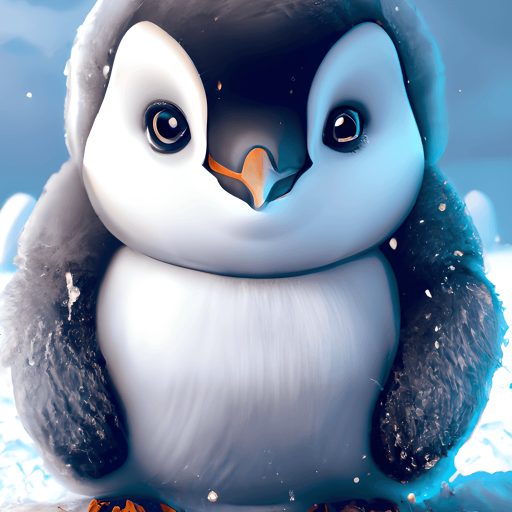
#> input picture images/1.png, 1024 x 1024 px (shown at 1/2 size); its folder holds only this picture in this run
$ python sequencial.py
#> lines starting #> are read from the running program, lines starting #| are printed output that depends on the picture
from PIL import Image, ImageOps, ImageFilter
import os
import time

def process_image(image_path, output_folder, new_size):
#> called with image_path = './images/1.png', output_folder = './processed-images', new_size = (1920, 1080)
    start_time = time.time()

    img = Image.open(image_path)
#> img is the input picture: PIL image 1024x1024 P; mean R, G, B 122.5, 142.8, 165.3

    if img.mode != 'RGB':
        img = img.convert('RGB')

    img_resized = img.resize(new_size)
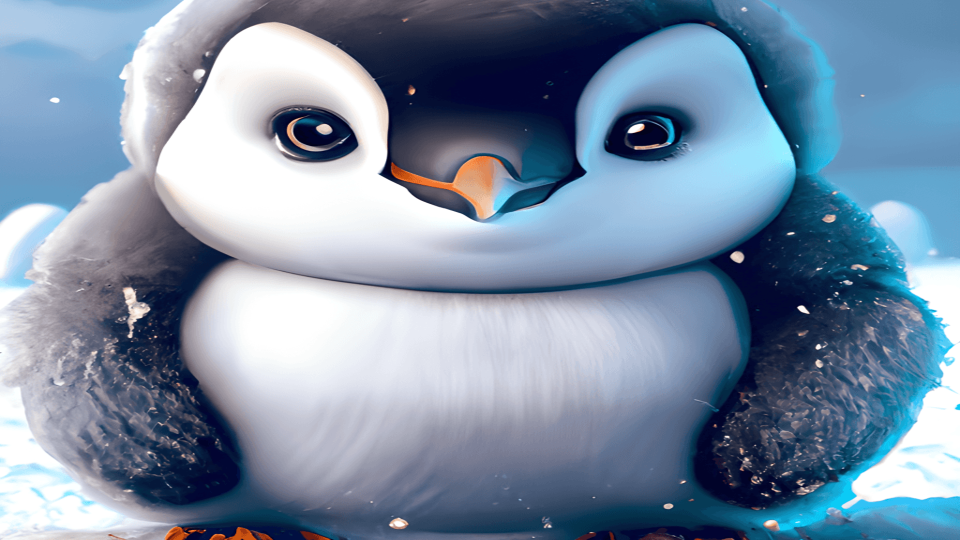
#> img_resized: PIL image 1920x1080 RGB (shown at 1/2 size); mean R, G, B 122.5, 142.8, 165.3

    img_detail = img_resized.filter(ImageFilter.DETAIL)

    img_solarized = ImageOps.solarize(img_detail, threshold=128)
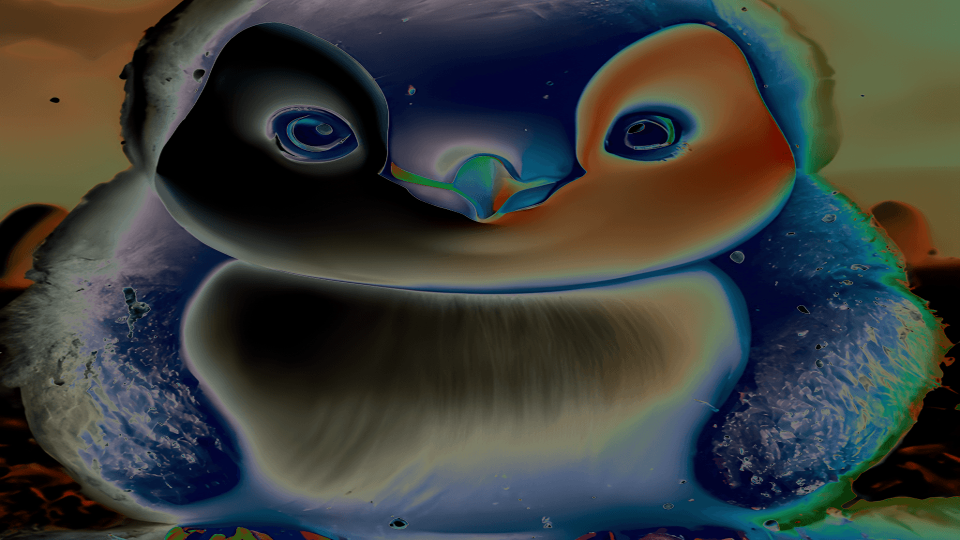
#> img_solarized: PIL image 1920x1080 RGB (shown at 1/2 size); mean R, G, B 58.4, 62, 59.2

    img_sharpen = img_solarized.filter(ImageFilter.SHARPEN)

    base_name = os.path.basename(image_path)
    processed_image_path = os.path.join(output_folder, f"processed_{base_name}")

    img_sharpen.save(processed_image_path)

    end_time = time.time()
    elapsed_time = end_time - start_time
    print(f"Imagem salva em: {processed_image_path} (Tempo de processamento: {elapsed_time:.2f} segundos)")

def process_images(input_folder, output_folder, new_size):
    total_start_time = time.time()

    if not os.path.exists(output_folder):
        os.makedirs(output_folder)

    for file_name in os.listdir(input_folder):
        if file_name.endswith(('.png', '.jpg', '.jpeg', '.jfif')):
            image_path = os.path.join(input_folder, file_name)
            process_image(image_path, output_folder, new_size)

    total_end_time = time.time()
    total_elapsed_time = total_end_time - total_start_time
    print(f"Tempo total de processamento de todas as imagens: {total_elapsed_time:.2f} segundos")

input_folder = './images'
output_folder = './processed-images'

process_images(input_folder, output_folder, (1920, 1080))

$ run again, on images/4.jpg
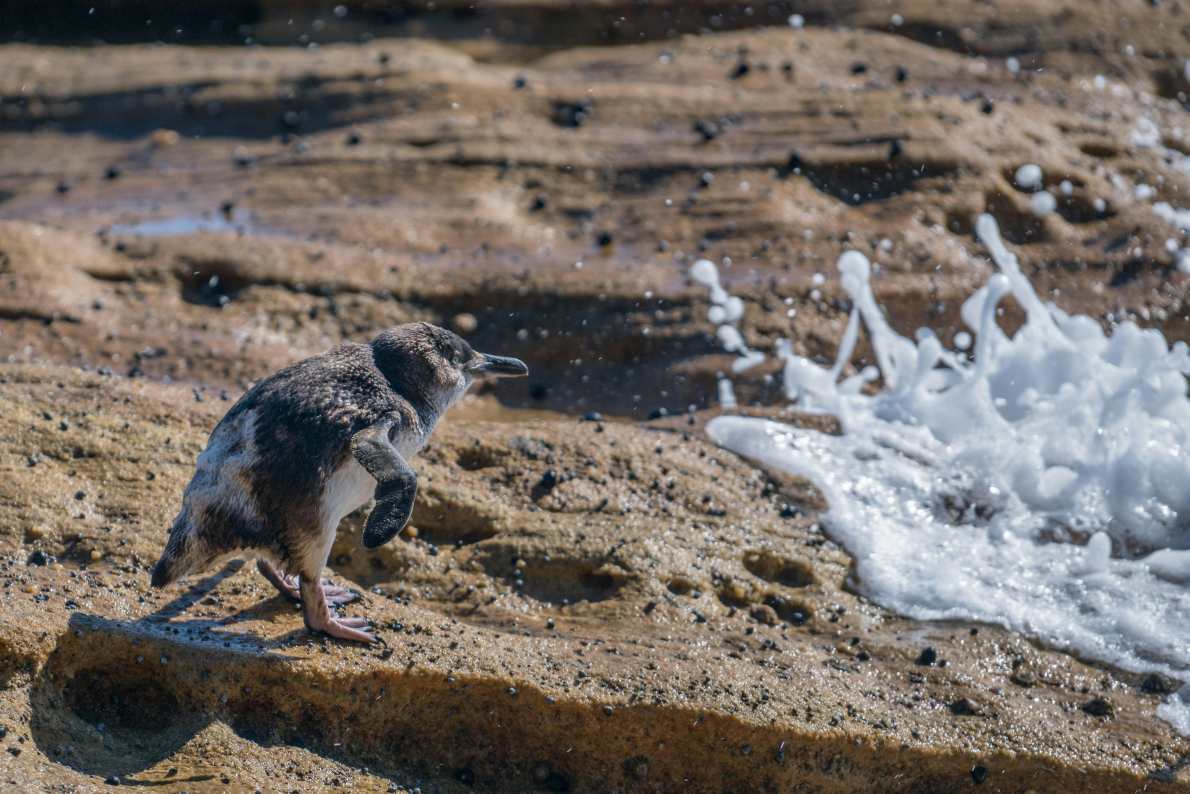
#> input picture images/4.jpg, 4758 x 3174 px (shown at 1/4 size)
#> in process_image, img is the input picture: PIL image 4758x3174 RGB; mean R, G, B 115.3, 107.7, 101.5
#> in process_image, `img_resized = img.resize(new_size)`:
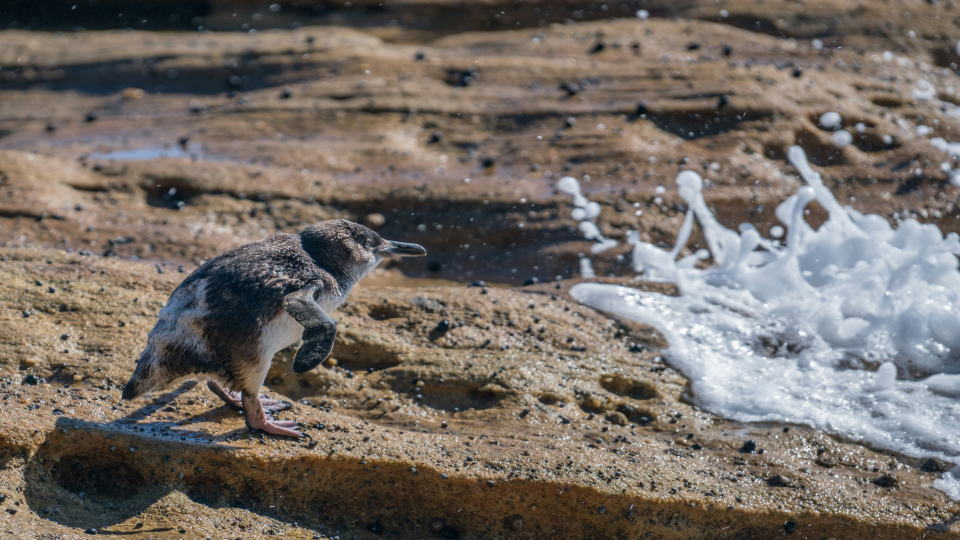
#> img_resized: PIL image 1920x1080 RGB (shown at 1/2 size); mean R, G, B 115.3, 107.7, 101.5
#> in process_image, `img_solarized = ImageOps.solarize(img_detail, threshold=128)`:
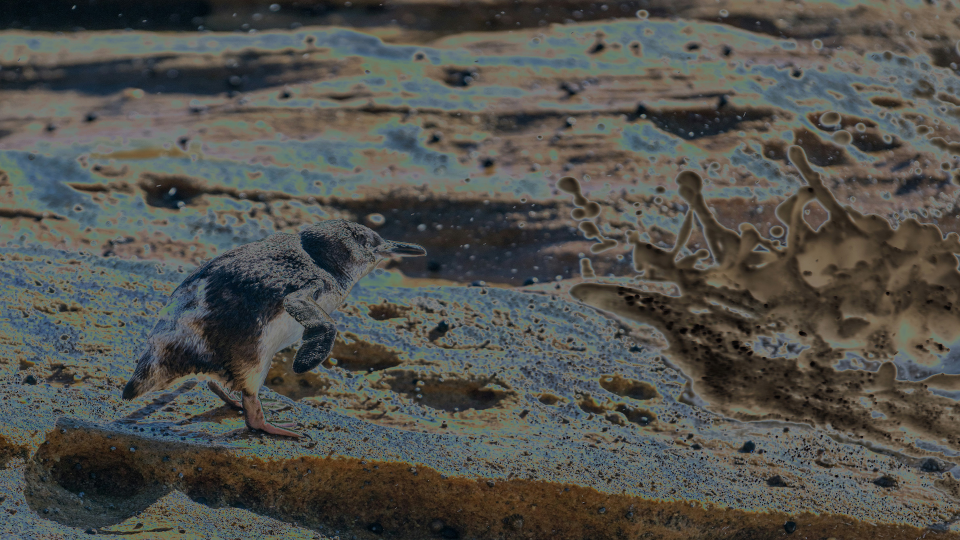
#> img_solarized: PIL image 1920x1080 RGB (shown at 1/2 size); mean R, G, B 81.9, 81.8, 76.8

$ run again, on images/5.jpg
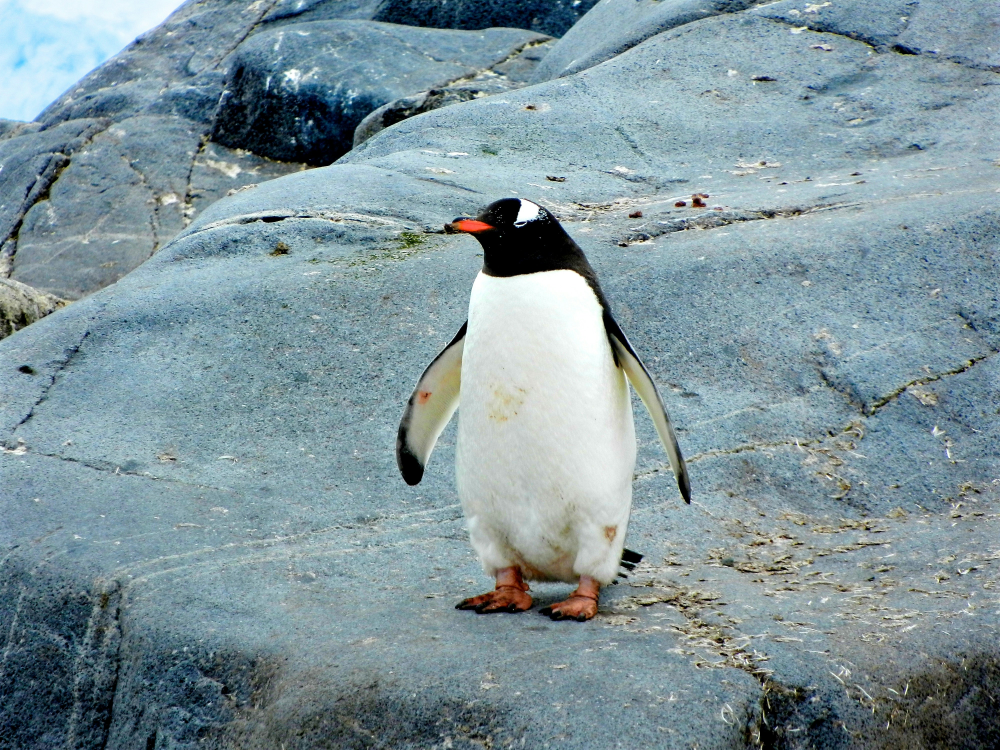
#> input picture images/5.jpg, 4000 x 3000 px (shown at 1/4 size)
#> in process_image, img is the input picture: PIL image 4000x3000 RGB; mean R, G, B 127.5, 148.9, 155.6
#> in process_image, `img_resized = img.resize(new_size)`:
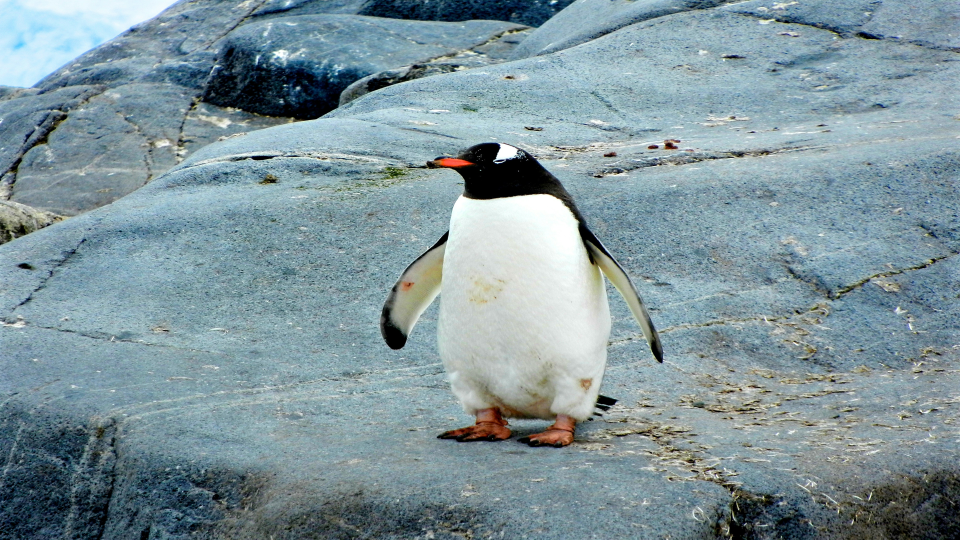
#> img_resized: PIL image 1920x1080 RGB (shown at 1/2 size); mean R, G, B 127.5, 148.9, 155.6
#> in process_image, `img_solarized = ImageOps.solarize(img_detail, threshold=128)`:
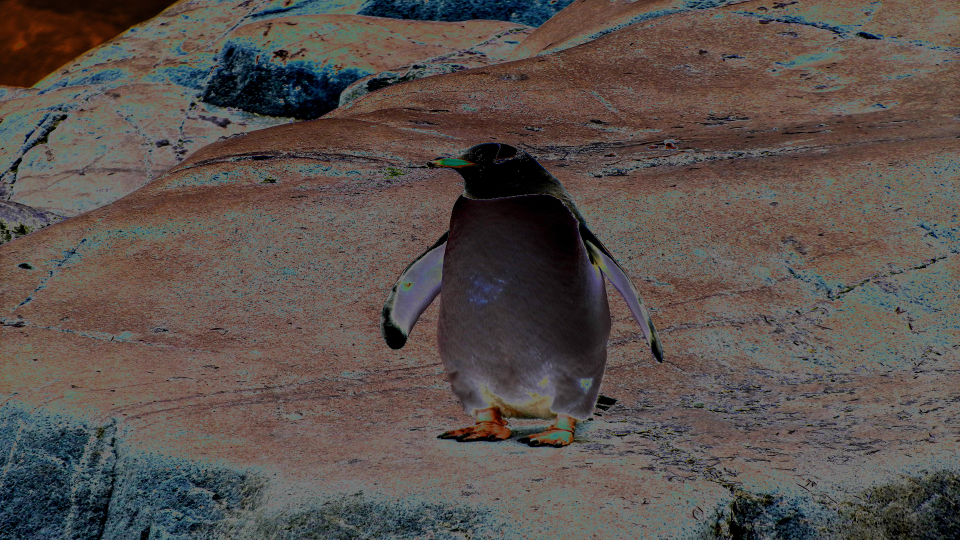
#> img_solarized: PIL image 1920x1080 RGB (shown at 1/2 size); mean R, G, B 89.9, 81.4, 77.4

$ run again, on images/6.png
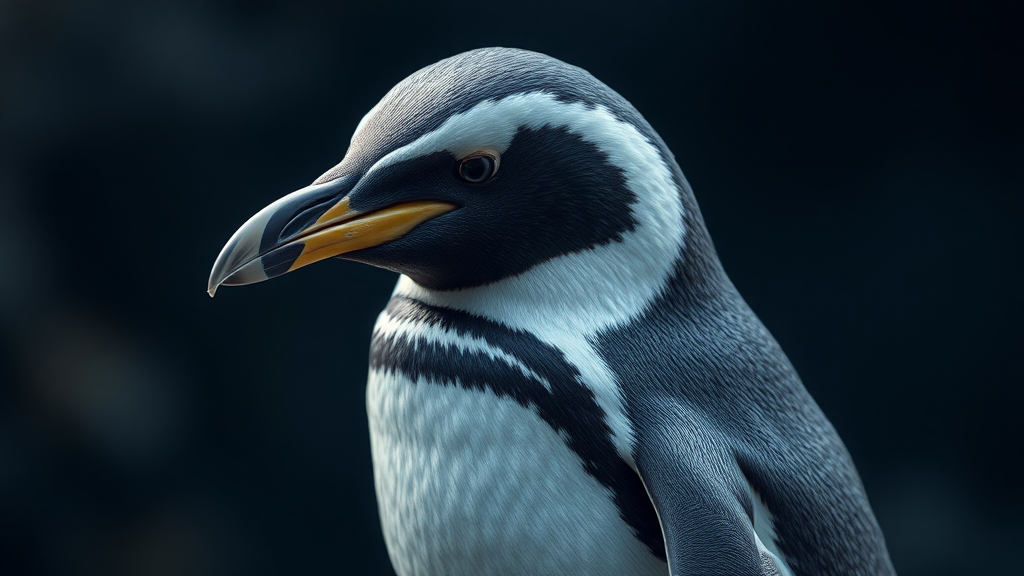
#> input picture images/6.png, 1024 x 576 px
#> in process_image, img is the input picture: PIL image 1024x576 RGB; mean R, G, B 29.6, 45.3, 55.6
#> in process_image, `img_solarized = ImageOps.solarize(img_detail, threshold=128)`:
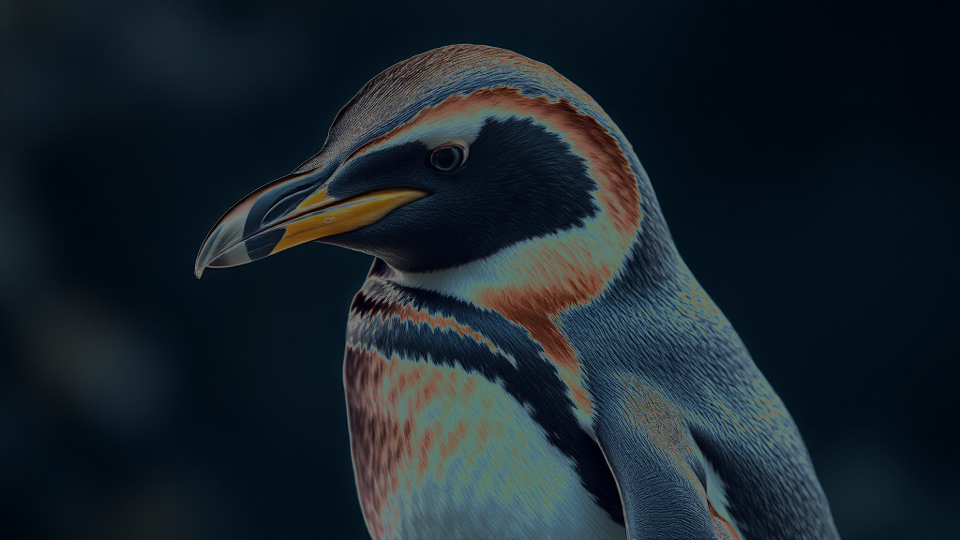
#> img_solarized: PIL image 1920x1080 RGB (shown at 1/2 size); mean R, G, B 25.2, 36.2, 43.4

$ run again, on images/10.jpg
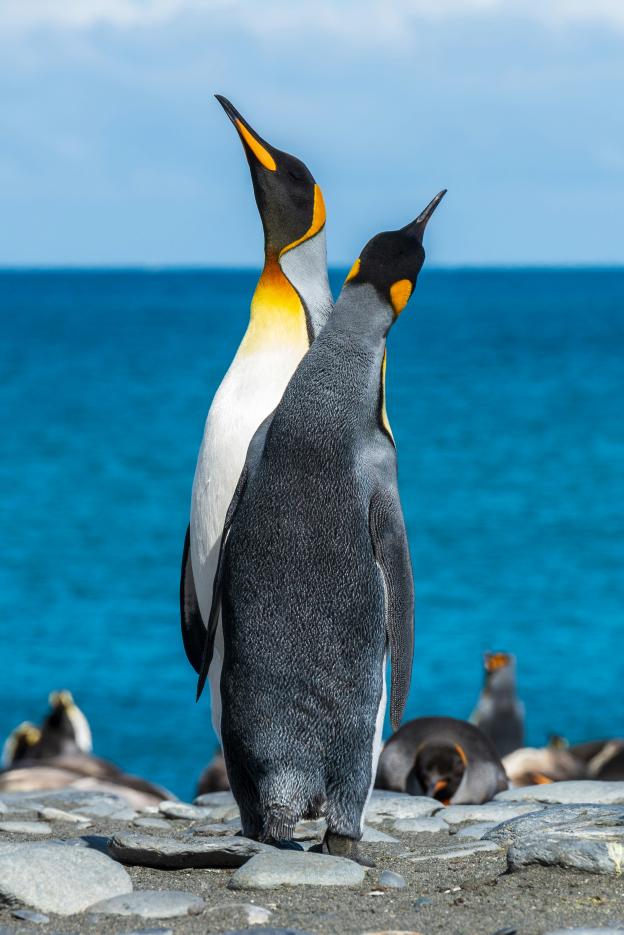
#> input picture images/10.jpg, 2495 x 3737 px (shown at 1/4 size)
#> in process_image, img is the input picture: PIL image 2495x3737 RGB; mean R, G, B 82.5, 136.9, 160.7
#> in process_image, `img_resized = img.resize(new_size)`:
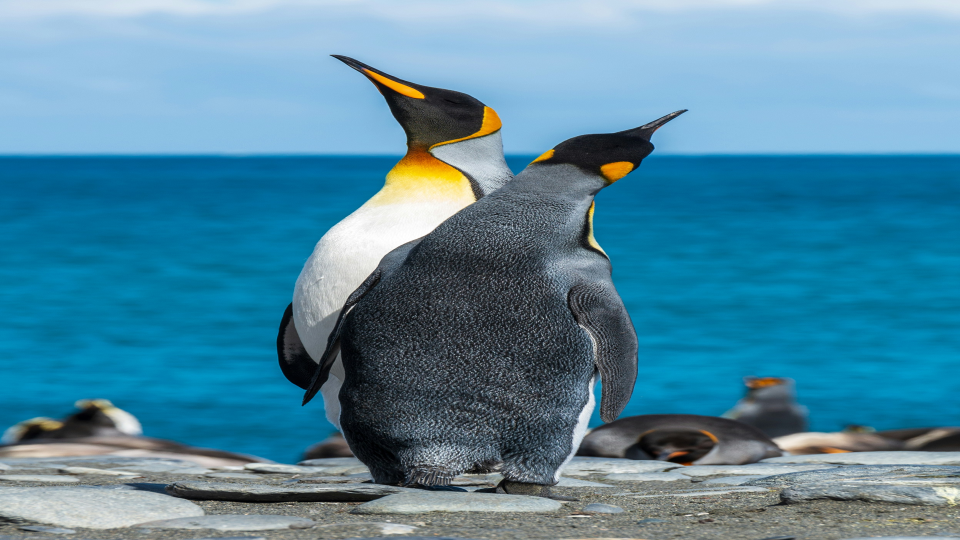
#> img_resized: PIL image 1920x1080 RGB (shown at 1/2 size); mean R, G, B 82.5, 136.9, 160.7
#> in process_image, `img_solarized = ImageOps.solarize(img_detail, threshold=128)`:
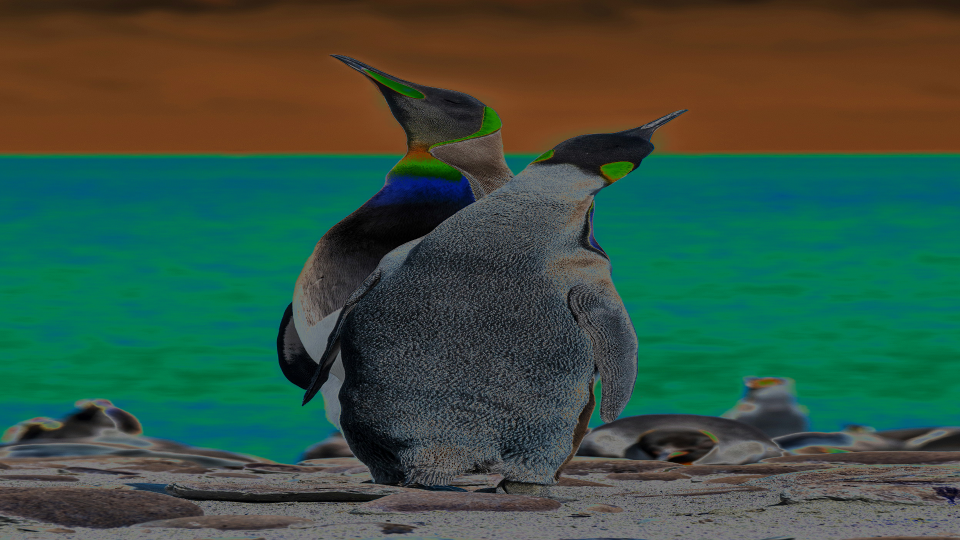
#> img_solarized: PIL image 1920x1080 RGB (shown at 1/2 size); mean R, G, B 54, 82.8, 66.5
